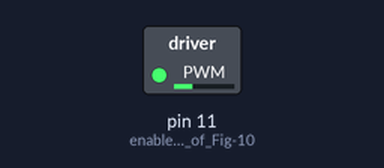
Simulated run of this sketch. Board: Arduino Uno, built with avr-gcc and run on an emulated ATmega328P. On the bench: switched loads named in the sketch (green lamp = pin HIGH). What the sketch prints to the serial monitor is not drawn.

Above: at 0.05 s.
At 0.2 s:
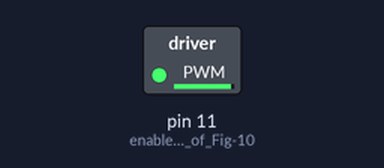
At 0.4 s:
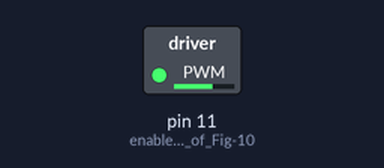
Timing chart, 0 to 3.0 s (numbered marks = the images above):
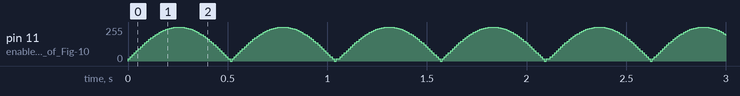

The sketch:

hf_pwm.ino
```cpp
/*void setup()
{
    pinMode(11, OUTPUT);  //enable G2 of Fig-10.3; do it using pinMode() function.
    //------------------------
    bitSet(TCCR2A, COM2A1); //keep PWM signal HIGH at start (non-inverting); do it using TCCR2A Reg.
    bitClear(TCCR2A, COM2A0);
    //------------------------
    bitSet(TCCR2A, WGM20); //select Mode-3 fast PWM using WGM bits of TCCR2A/TCCR2B Reg.
    bitSet(TCCR2A, WGM21);
    bitClear(TCCR2B, WGM22);
    //-------------------------
    OCR2A = 16; //put 16 into OCR2A for initial 1 us ON-time. (clkTC2 = 16 MHz) ; (16MHz/1)*1 us = 16
    //-------------------------
    bitSet(TCCR2B, CS20); //Start TCNT2 with 16 MHz; do it using TCCR2B Register
    bitClear(TCCR2B, CS21);
    bitClear(TCCR2B, CS22);
    //-------------------------
}

void loop()
{
    while(bitRead(TIFR2, OCF2A) != HIGH)   //checking if ON-times has ended or not
    {
         ; //wait until ON-time/duty cycle ends of the PWM
     }
     bitSet(TIFR2, OCF2A);    //clear OCF2A flag
     OCR2A = OCR2A + 16;  //augment duty cycle by 1 us
     delay(40);                 //wait for 4 sec to see the next change in duty cycle
}

*/

void setup()
{

    //---L1: Our desired PWM signal (waveform-4 of Fig-10.4) will appear on DPun-11 of Fig-10.3. So, the
    //---direction of DPin-11 must be made output. This is done by the following code:
    pinMode(11, OUTPUT);

    //---L2: Our desire PWM signal starts with HIGH state -- it is "non-inverting" mode. To do it,
    //---we put 1, 0 into the COM2A1, COM2A0 bits of TCCR2A Register of Fig-10.5. the codes are:
    bitSet(TCCR2A, COM2A1);
    bitClear(TCCR2A, COM2A0);

    //---L3: To get our desired PWM signal (waveform-4 of Fig-10.4), we must activate Mode-3 operation
    //---for Ch-A. This is done but putting 0, 1, 1 into WGM22, WGM21, WGM20 bits of TCCR2B and
    //---TCCR2A Registers. The codes are:
    bitClear(TCCR2A, WGM22); //select Mode-3 fast PWM using WGM bits of TCCR2A/TCCR2B Reg.
    bitSet(TCCR2A, WGM21);
    bitSet(TCCR2A, WGM20);

    //---L4: Let us set the intial ON-time (duty cycle of PWM) at 25% (4 us). This is done by putting some
    //---"quantity"  into 8-bit OCR2A Register (see waveform-1 of Fig-10.4). (T = 1/62500 = 16 us). What
    //---is value of this "quantity"?The OCR2A register can hold 0 to 255 for 0% tp 100% duty cycle.
    //---Therefore, we have to store 255/4 = 64 into OCR2A register. The code is:
    OCR2A = 1;     //timeDelay for 64 counts is: (16/256)*64 = 4 us)

    //---L5: We want 62.5 kHZ repetitions for our PWM signal. To do it, we put 0, 0, 1 into CS22, CS21,
    //---CS20 bits of TCCR2B Register. The codes are: (When these bits are loaded, the TC2 starts and
    //---PWM signal appears on DPin-11.)
    bitClear(TCCR2B, CS22); //Start TCNT2 with 16 MHz; do it using TCCR2B Register
    bitClear(TCCR2B, CS21);
    bitSet(TCCR2B, CS20);

    //---L6: Connect oscilloscope at DPin-11 and observe the PWM signals as depicted in Fig-10.7.
  Serial.begin(9600);
}
//int x=0;
float t=0;
void loop()
{

  //x=x+1.1;
  t=t+.0002;
  //OCR2A = abs(x);
  int k=255*(sin(314.16*t));
  Serial.println(k);
  OCR2A = 255*abs(sin(314.16*t));
  delay(10);
  /*if (x==255)
  {
    x=-x;
  }*/

  if (t>=.02)
  {
   t=0;
  }

    //---Write codes to sense motor speed and then put new value into OCR2A regsiter to get new duty
    //---cycle of the PWM signal. This will help to bring the motor speed at the desired level.
}
```
